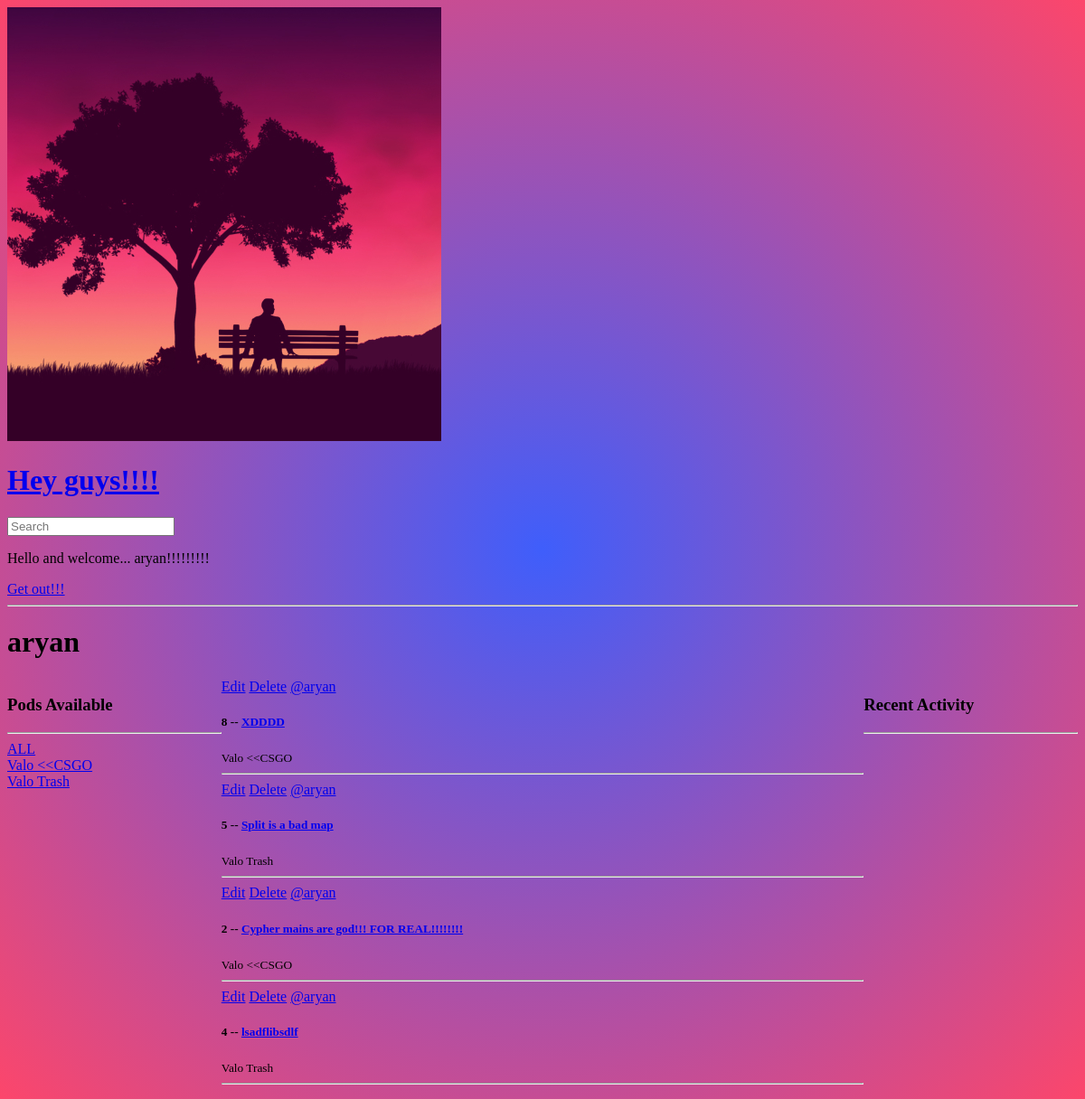
/profile/1 (signed in), run on an earlier commit of the app's database.
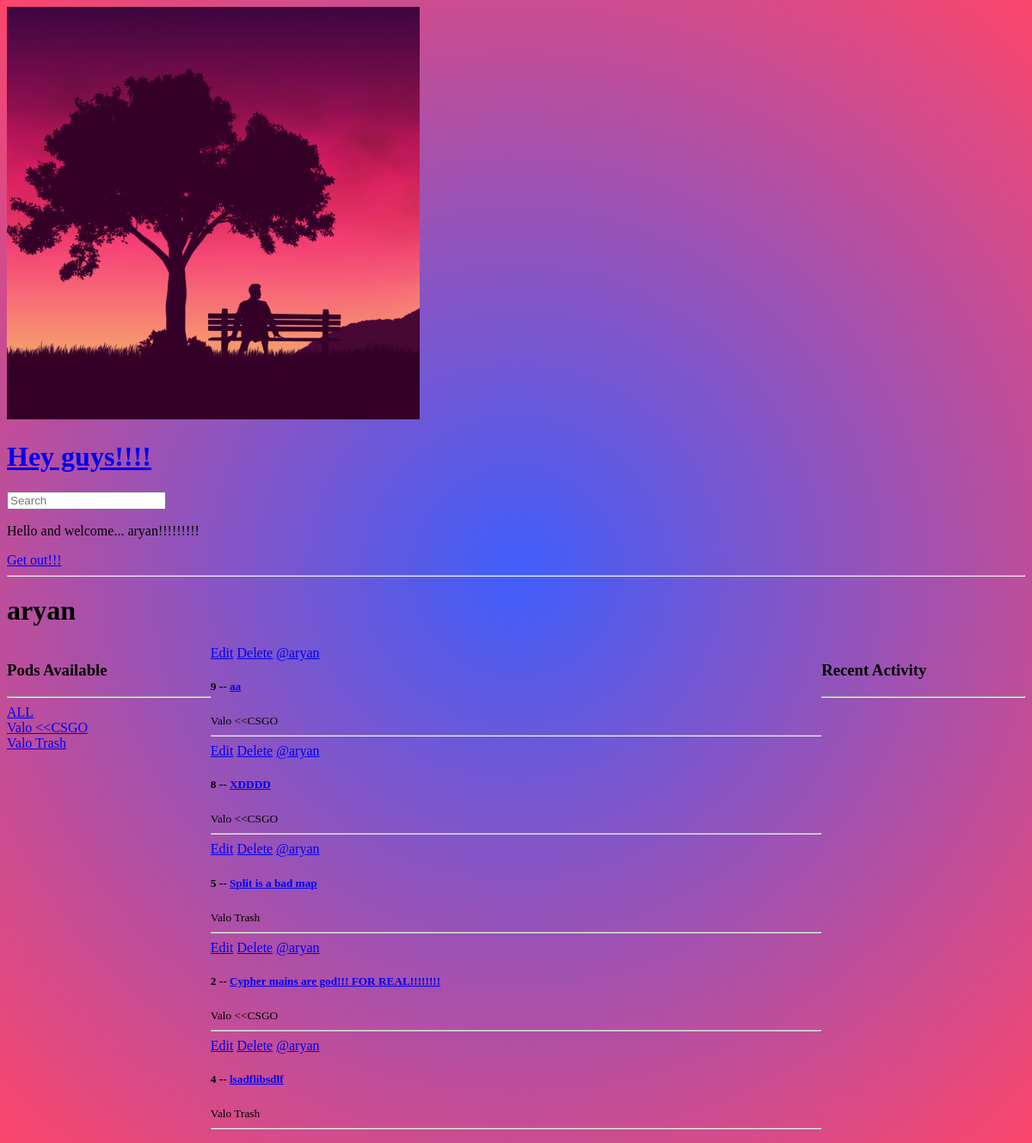
And on a later commit of the database.
### basicapp/models.py (models this page shows, shortened)
class Topic(models.Model):
    name = models.CharField(max_length = 200)

class Room(models.Model):
    host = models.ForeignKey(User, on_delete = models.SET_NULL, null = True)
    topic = models.ForeignKey(Topic, on_delete = models.SET_NULL, null = True)
    name = models.CharField(max_length = 200)
    desc = models.TextField(null = True, blank = True)
    participants = models.ManyToManyField(User, related_name = 'participants', blank = True)
    updated = models.DateTimeField(auto_now = True)
    created = models.DateTimeField(auto_now_add = True)
    class Meta:
        ordering = ['-updated', '-created']

### basicapp/views.py (the view)
# urls.py: path('profile/<str:pk>', views.userprofile, name = 'profile'),
@login_required(login_url = 'login')
def userprofile(request, pk):
    user = User.objects.get(id = pk)
    rooms = user.room_set.all()
    room_message = user.message_set.all()
    topics = Topic.objects.all()
    context = {'user': user, 'rooms': rooms, 'room_message': room_message, 'topics': topics}
    return render(request, 'basicapp/profile.html', context)

### basicapp/templates/basicapp/profile.html (shortened to what this page needs)
{% extends 'main.html' %}
{% block content %}
<h1>{{user.username}}</h1>
<div class="profile-container">
    <div>
        {% include 'basicapp/topic_comp.html' %}
    </div>
    <div>
        {% include 'basicapp/feed_comp.html' %}
    </div>
    <div>
        {% include 'basicapp/activity_comp.html' %}
    </div>
</div>
{% endblock content %}

### basicapp/templates/basicapp/topic_comp.html
<h3>Pods Available</h3>
        <hr>
        <div>
            <a href="{% url 'home' %}">ALL</a>
        </div>
        {% for topic in topics %}
            <div>
                <a href="{% url 'home' %}?q={{topic.name}}">{{topic.name}}</a>
            </div>
        {% endfor %}

### basicapp/templates/basicapp/feed_comp.html
<div>
    {% for room in rooms %}
        <div>
            {% if request.user == room.host %}
            <a href="{% url 'update-room' room.id %}">Edit</a>
            <a href="{% url 'delete-room' room.id %}">Delete</a>
            {% endif %}
            <a href="{% url 'profile' room.host.id %}">@{{room.host.username}}</a>
            <h5>{{room.id}} -- <a href = "{% url 'room' room.id%}">{{room.name}}</a></h5>
            <small>{{room.topic.name}}</small>
            <hr>
        </div>
    {% endfor %}
</div>

What changed in the data, as far as the page shows it:
added Room: shows "Edit", host.username "aryan", id "9", name "aa", topic.name "Valo <<CSGO"
